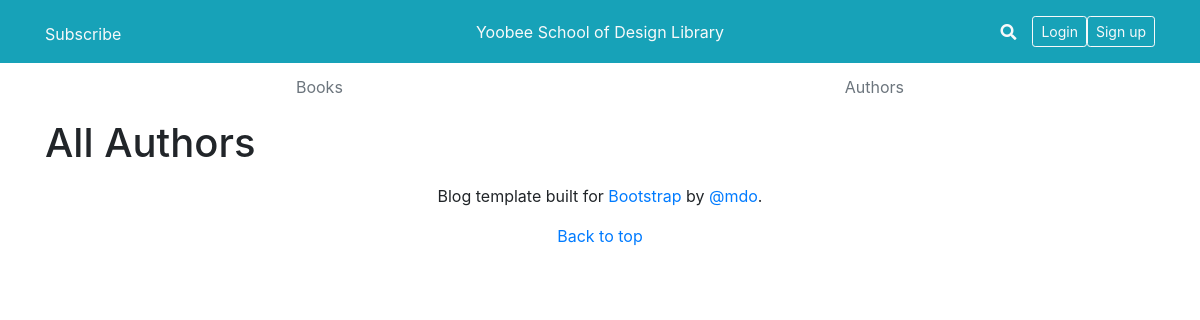
Before: /authors/allAuthors.php with the older database file.
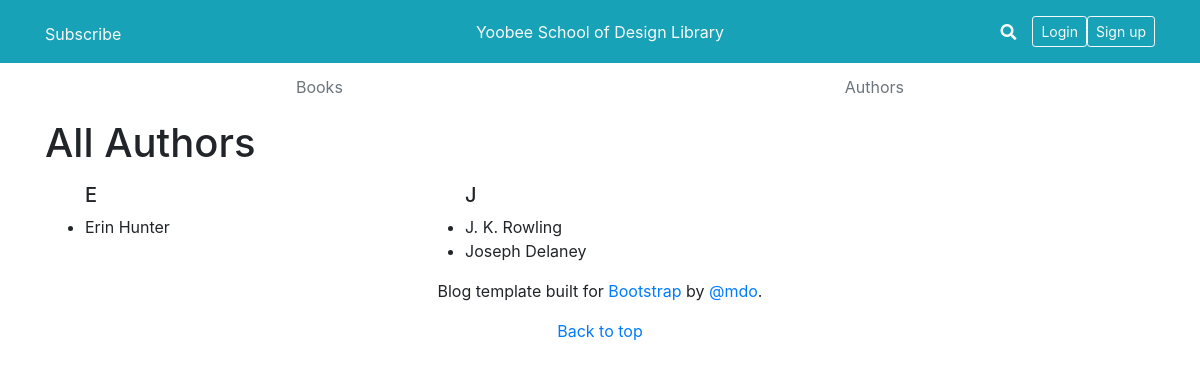
After: the same page with the newer database file.
### tables this page shows
CREATE TABLE `authors` (
  `id` tinyint(6) UNSIGNED NOT NULL,
  `name` varchar(100) NOT NULL
);

### authors/allAuthors.php (the view, shortened to what this page needs)
<?php
	require "../includes/head.php";
	$sql = "SELECT * FROM `authors` ORDER BY name ASC";
	$result = mysqli_query($dbc, $sql);
	if($result){
		$allAuthors = mysqli_fetch_all($result, MYSQLI_ASSOC);
		$dauthor = array(); $eauthor = array(); $fauthor = array();
		$jauthor = array(); $kauthor = array(); $lauthor = array();
		foreach($allAuthors as $author){
			$letter = str_split(strtolower($author['name']));
			switch($letter[0]){
				case "e":
					array_push($eauthor, $author);
					break;
				case "j":
					array_push($jauthor, $author);
					break;
			}
		}
	} else {
		die("ERROR: Database SELECT failed");
	}
?>
<div class="container">
	<div class="row mb-2">
		<div class="col">
			<h1>All Authors</h1>
		</div>
	</div>
	<div class="row">
		<div class="col-md-4">
			<?php if(!empty($eauthor)): ?>
				<ul>
					<h5>E</h5>
					<?php foreach($eauthor as $author): ?>
						<li><?= $author['name']; ?></li>
					<?php endforeach; ?>
				</ul>
			<?php endif; ?>
		</div>
		<div class="col-md-4">
			<?php if(!empty($jauthor)): ?>
				<ul>
					<h5>J</h5>
					<?php foreach($jauthor as $author): ?>
						<li><?= $author['name']; ?></li>
					<?php endforeach; ?>
				</ul>
			<?php endif; ?>
		</div>
		<div class="col-md-4">
		</div>
	</div>
</div>
<?php require "../includes/footer.php" ?>

### includes/head.php (shortened to what this page needs)
<!DOCTYPE html>
<html lang="en">
	<head>
		<link rel="stylesheet" href="https://use.fontawesome.com/releases/v5.3.1/css/all.css">
		<link rel="stylesheet" href="https://stackpath.bootstrapcdn.com/bootstrap/4.1.3/css/bootstrap.min.css">
		<link rel="stylesheet" href="css/master.css">
	</head>
	<body>
        <header class="blog-header py-3 bg-info">
            <div class="container">
                <div class="row flex-nowrap justify-content-between align-items-center">
                    <div class="col-3 pt-1">
                        <a class="text-light" href="#">Subscribe</a>
                    </div>
                    <div class="col-6 text-center">
                        <a class="blog-header-logo text-light" href="#">Yoobee School of Design Library</a>
                    </div>
                    <div class="col-3 d-flex justify-content-end align-items-center">
                        <a class="text-light" href="#">
                            <i class="fas fa-search mx-3"></i>
                        </a>
						<?php if(empty($_SESSION['username'])): ?>
							<a class="btn btn-sm btn-outline-light" href="./users/login.php">Login</a>
	                        <a class="btn btn-sm btn-outline-light" href="./users/signup.php">Sign up</a>
						<?php else: ?>
							<a class="btn btn-sm btn-outline-light" href="./users/logout.php"><?= $_SESSION['username'].": Logout"; ?></a>
						<?php endif; ?>
                    </div>
                </div>
            </div>
        </header>
        <div class="container">
            <div class="nav-scroller py-1 mb-2">
                <?php require_once "nav.php"; ?>
            </div>
        </div>

### includes/nav.php
<nav class="nav d-flex justify-content-around">
    <a class="p-2 text-muted" href="./books/allBooks.php">Books</a>
    <a class="p-2 text-muted" href="./authors/allAuthors.php">Authors</a>
</nav>

### includes/footer.php (shortened to what this page needs)
		<footer class="blog-footer text-center">
			<p>Blog template built for <a href="https://getbootstrap.com/">Bootstrap</a> by <a href="https://twitter.com/mdo">@mdo</a>.</p>
			<p><a href="#">Back to top</a></p>
		</footer>
	</body>
</html>

Changed rows visible on the page:
added authors: name "Erin Hunter", shown under "E"
added authors: name "J. K. Rowling", shown under "J"
added authors: name "Joseph Delaney", shown under "J"
Other visible differences:
text now shown: "E J"
